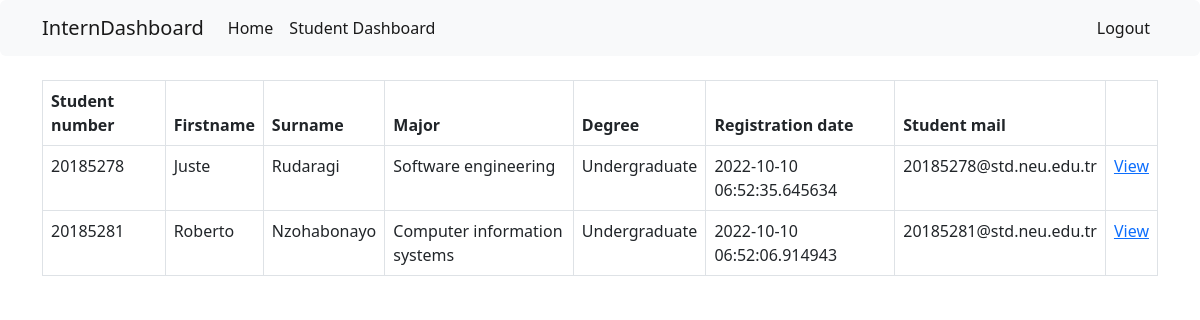
Page /studentsdashboard (signed in) on the earlier database version.
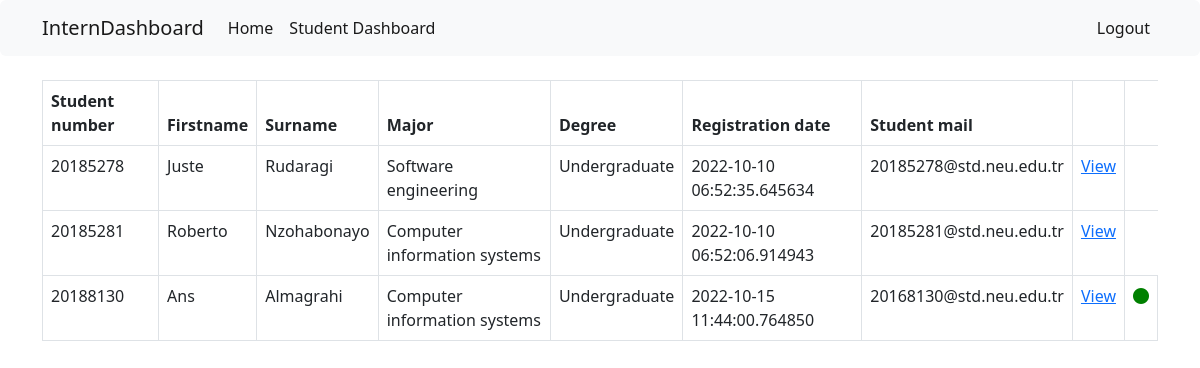
Same page on the later database version.
### interndashboard/models.py (models this page shows, shortened)
class User(db.Model):
    studentnumber = db.Column(db.Integer, primary_key=True)
    firstname = db.Column(db.String(100), nullable=False)
    surname = db.Column(db.String(100), nullable=False)
    major = db.Column(db.String(100), nullable=False)
    degree = db.Column(db.String(100), nullable=False)
    register_date = db.Column(
        db.DateTime, nullable=False, default=datetime.utcnow)
    studentmail = db.Column(db.String(150), unique=True, nullable=False)
    password = db.Column(db.String(100), nullable=False)

### interndashboard/admin/routes.py (the view)
@adminbp.route('/studentsdashboard')
@login_required
def studentsdashboard():
    if session['studentnumber'] == 1:
        outputs = User.query.filter(User.studentnumber != 1).all()
        results = Topic_create.query.filter(User.studentnumber != 1).all()
        m = []
        for x in results:
            if x.studentnumber not in m:
                m.append(x.studentnumber)
        print(m)
        return render_template('studentsdashboard.html', outputs=outputs, m=m)
    else:
        flash('Access denied', 'danger')
        return redirect(url_for('main.home'))

### interndashboard/users/routes.py (called while the page is built)
def login_required(f):
    @wraps(f)
    def decorated_function(*args, **kwargs):
        if 'loggedin' in session:
            return f(*args, **kwargs)
        flash("Unauthorized access, please sign in!", 'danger')
        return redirect(url_for('users.signin'))
    return decorated_function

### interndashboard/templates/studentsdashboard.html
{% extends 'index.html' %}
{% block body %}
<br>
<div class="table-responsive">
    <table class="table table-bordered">
        <thead class="thead-dark">
            <tr>
                <th>Student number</th>
                <th>Firstname</th>
                <th>Surname</th>
                <th>Major</th>
                <th>Degree</th>
                <th>Registration date</th>
                <th>Student mail</th>
                <th></th>
            </tr>
        </thead>
        <tbody>
            {% for x in outputs %}
            {% set z = x.studentnumber %}
            <tr>
                <td>{{x.studentnumber}}</td>
                <td>{{x.firstname}}</td>
                <td>{{x.surname}}</td>
                <td>{{x.major}}</td>
                <td>{{x.degree}}</td>
                <td>{{x.register_date}}</td>
                <td>{{x.studentmail}}</td>
                <td>
                    <p>{% if session['studentnumber'] != 1 %}
                        <a href="studentdashboard/{{x.studentnumber}}">View</a>
                        {% else %}
                        <a href="approvedisapprove/{{x.studentnumber}}">View</a>
                        {% endif %}
                    </p>
                </td>
                {% if x.studentnumber in m %}
                <td><i class="fa-solid fa-circle" style="color: green;"></i></td>
                {% endif %}
            </tr>
            {% endfor %}
        </tbody>
    </table>
</div>
{% endblock %}

### interndashboard/templates/index.html (shortened to what this page needs)
<!DOCTYPE html>
<html lang="en">
<head>
    <link rel="stylesheet" href="https://cdnjs.cloudflare.com/ajax/libs/font-awesome/6.2.0/css/all.min.css">
    <link href="https://cdn.jsdelivr.net/npm/bootstrap@5.2.0-beta1/dist/css/bootstrap.min.css" rel="stylesheet"
>
</head>
<body>
    {% include 'includes/_navbar.html' %}
    <div class="container">
        {% block body %}{% endblock %}
    </div>
</body>
</html>

### interndashboard/templates/includes/_navbar.html (shortened to what this page needs)
<nav class="navbar navbar-expand-lg bg-light rounded" aria-label="Eleventh navbar example">
    <div class="container">
        <a class="navbar-brand" href="{{url_for('main.home')}}">InternDashboard</a>
        <div class="collapse navbar-collapse" id="navbarsExample09">
            <ul class="navbar-nav me-auto mb-2 mb-lg-0">
                <li class="nav-item">
                    <a class="nav-link active" aria-current="page" href="{{url_for('main.home')}}">Home</a>
                </li>
                {% if session['studentnumber'] == 1 %}
                <li class="nav-item">
                    <a class="nav-link active" aria-current="page"
                        href="{{ url_for('adminbp.studentsdashboard') }}">Student Dashboard</a>
                </li>
                {% endif %}
            </ul>
            <ul class="navbar-nav">
                {% if session['loggedin'] %}
                <li class="nav-item">
                    <a class="nav-link active" aria-current="page" href="{{url_for('users.logout')}}">Logout</a>
                </li>
                {% endif %}
            </ul>
        </div>
    </div>
</nav>

Differences in the rows shown:
added User: studentnumber "20188130", firstname "Ans", surname "Almagrahi", major "Computer information systems", degree "Undergraduate", register_date "2022-10-15 11:44:00.764850", studentmail "20168130@std.neu.edu.tr"
